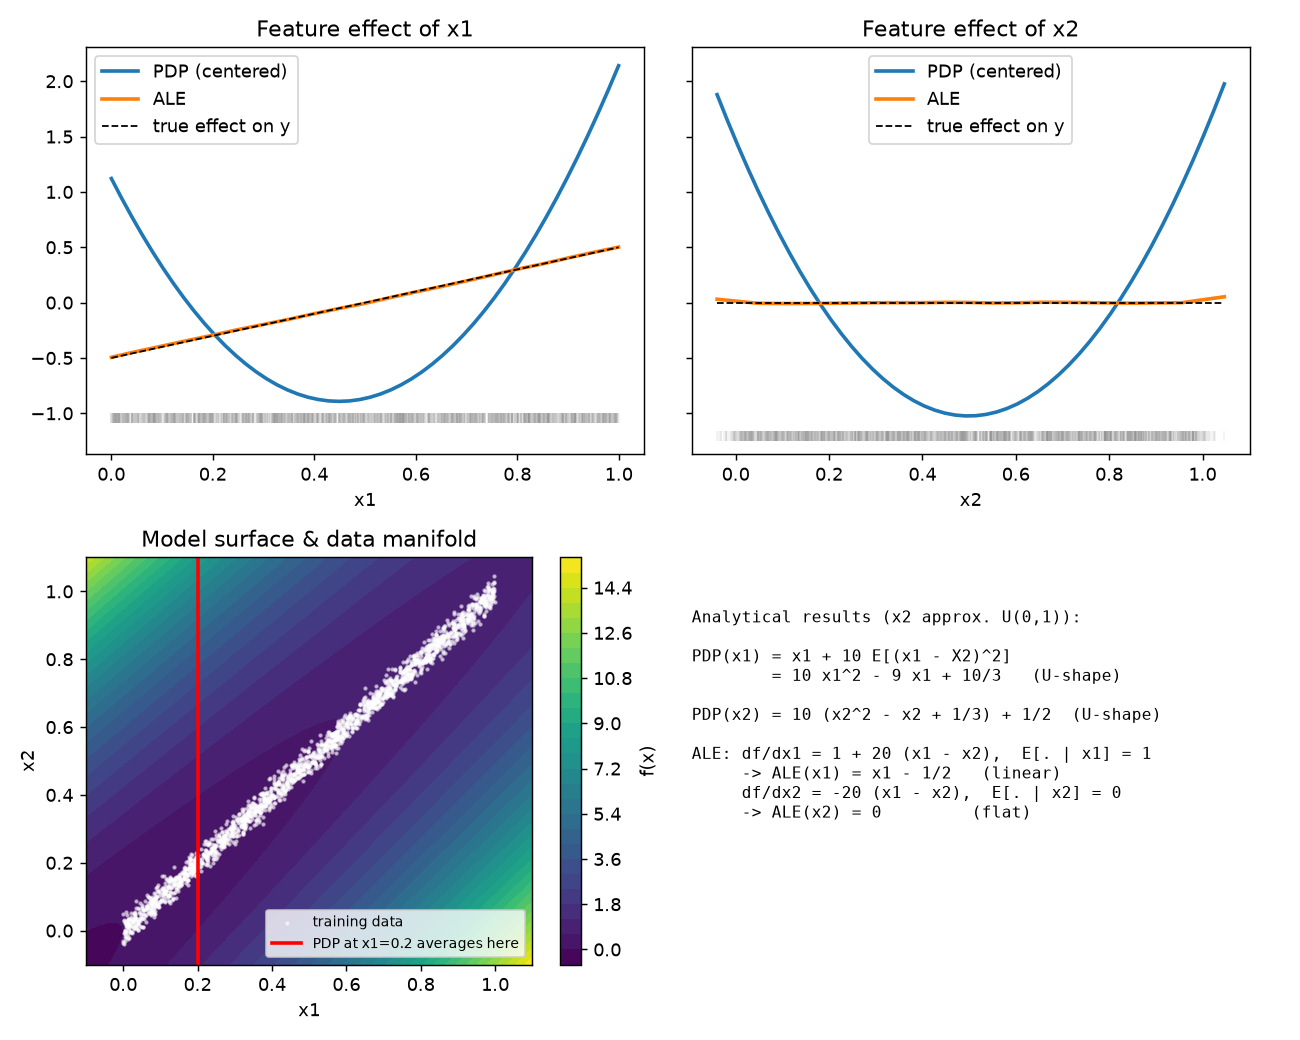

Python code for this plot:
"""PDP vs. ALE for correlated features.

x1 ~ U(0,1), x2 = x1 + delta, delta ~ N(0, 0.02)   (0.02 used as std. dev.)
y  = x1 + eps
f(x) = x1 + 10 (x1 - x2)^2
"""
import numpy as np
import matplotlib.pyplot as plt

rng = np.random.default_rng(0)
n = 2000
x1 = rng.uniform(0, 1, n)
x2 = x1 + rng.normal(0, 0.02, n)
X = np.column_stack([x1, x2])


def f(X):
    return X[:, 0] + 10 * (X[:, 0] - X[:, 1]) ** 2


def pdp(X, j, grid):
    out = []
    for g in grid:
        Xg = X.copy()
        Xg[:, j] = g  # replace feature j for ALL instances -> breaks correlation
        out.append(f(Xg).mean())
    return np.array(out)


def ale(X, j, n_bins=20):
    edges = np.quantile(X[:, j], np.linspace(0, 1, n_bins + 1))
    idx = np.clip(np.searchsorted(edges, X[:, j], side="right") - 1, 0, n_bins - 1)
    effects = np.zeros(n_bins)
    counts = np.zeros(n_bins)
    for k in range(n_bins):
        m = idx == k
        lo, hi = X[m].copy(), X[m].copy()
        lo[:, j], hi[:, j] = edges[k], edges[k + 1]  # move only within local bin
        effects[k] = (f(hi) - f(lo)).mean()
        counts[k] = m.sum()
    acc = np.concatenate([[0], np.cumsum(effects)])
    # center: weighted mean of bin-midpoint values = 0
    mid = (acc[:-1] + acc[1:]) / 2
    acc -= (mid * counts).sum() / counts.sum()
    return edges, acc


fig, axes = plt.subplots(2, 2, figsize=(10, 8), sharey="row")
for j, name in enumerate(["x1", "x2"]):
    grid = np.linspace(X[:, j].min(), X[:, j].max(), 50)
    pd_vals = pdp(X, j, grid)
    edges, ale_vals = ale(X, j)

    ax = axes[0, j]
    ax.plot(grid, pd_vals - pd_vals.mean(), lw=2, label="PDP (centered)")
    ax.plot(edges, ale_vals, lw=2, label="ALE")
    truth = grid - 0.5 if j == 0 else np.zeros_like(grid)
    ax.plot(grid, truth, "k--", lw=1, label="true effect on y")
    ax.set_title(f"Feature effect of {name}")
    ax.set_xlabel(name)
    ax.legend()
    ax.plot(X[:, j], np.full(n, ax.get_ylim()[0]), "|", color="gray", alpha=0.1)

# Bottom row: data vs. where the PDP evaluates the model
ax = axes[1, 0]
xx, yy = np.meshgrid(np.linspace(-0.1, 1.1, 200), np.linspace(-0.1, 1.1, 200))
zz = f(np.column_stack([xx.ravel(), yy.ravel()])).reshape(xx.shape)
cs = ax.contourf(xx, yy, zz, levels=30, cmap="viridis")
fig.colorbar(cs, ax=ax, label="f(x)")
ax.scatter(x1, x2, s=2, c="white", alpha=0.5, label="training data")
ax.axvline(0.2, color="red", lw=2, label="PDP at x1=0.2 averages here")
ax.set_xlabel("x1"); ax.set_ylabel("x2")
ax.set_title("Model surface & data manifold")
ax.legend(loc="lower right", fontsize=8)

ax = axes[1, 1]
ax.axis("off")
ax.text(0, 0.95,
        "Analytical results (x2 approx. U(0,1)):\n\n"
        "PDP(x1) = x1 + 10 E[(x1 - X2)^2]\n"
        "        = 10 x1^2 - 9 x1 + 10/3   (U-shape)\n\n"
        "PDP(x2) = 10 (x2^2 - x2 + 1/3) + 1/2  (U-shape)\n\n"
        "ALE: df/dx1 = 1 + 20 (x1 - x2),  E[. | x1] = 1\n"
        "     -> ALE(x1) = x1 - 1/2   (linear)\n"
        "     df/dx2 = -20 (x1 - x2),  E[. | x2] = 0\n"
        "     -> ALE(x2) = 0         (flat)",
        va="top", family="monospace", fontsize=9)

fig.tight_layout()
fig.savefig("pdp_vs_ale.png", dpi=130)
print("saved pdp_vs_ale.png")
